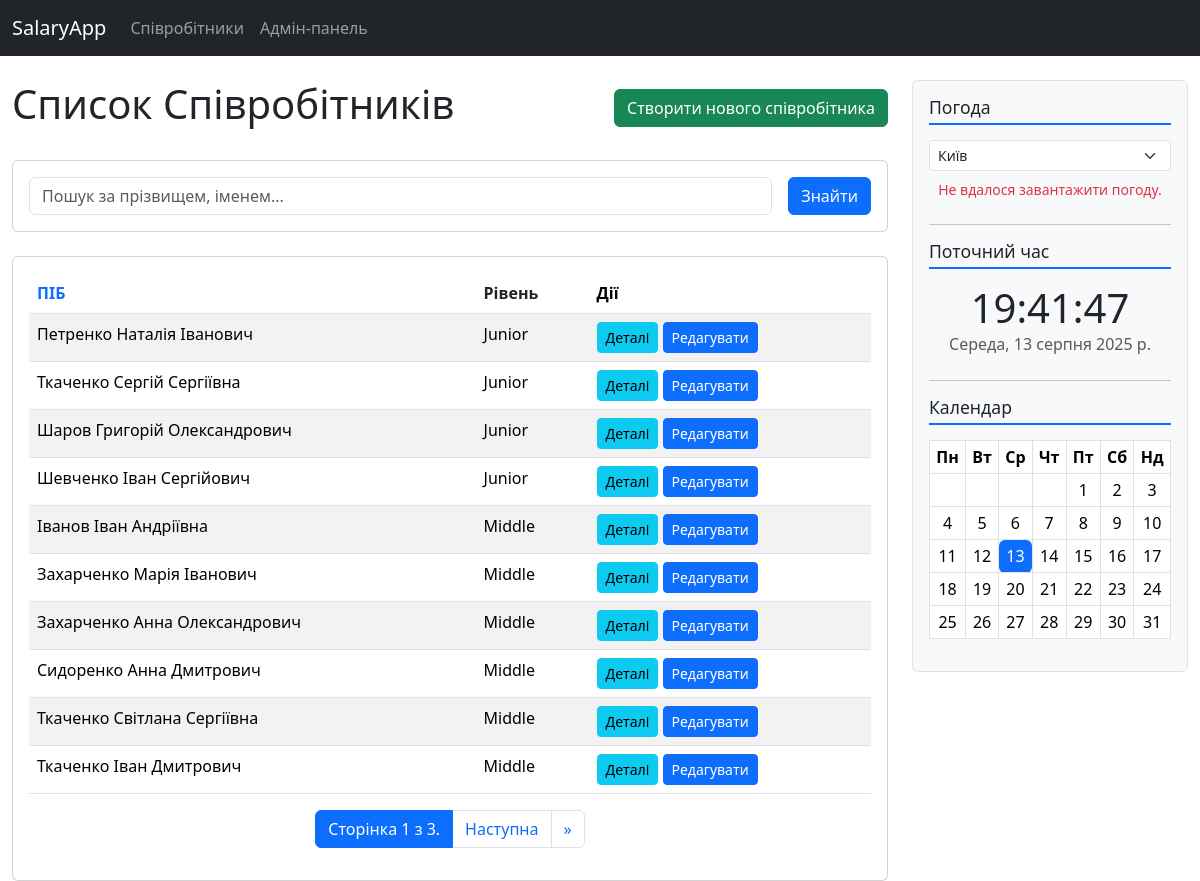
/employees/?sort=level&q=, run on the app's committed database.
### employees/models.py (models this page shows, shortened)
class Employee(models.Model):
    LEVEL_CHOICES = [
        ('JUN', 'Junior'),
        ('MID', 'Middle'),
        ('SEN', 'Senior'),
        ('LEAD', 'Team Lead'),
    ]
    first_name = models.CharField(max_length=100, verbose_name='Ім\'я')
    last_name = models.CharField(max_length=100, verbose_name='Прізвище')
    patronymic = models.CharField(max_length=100, blank=True, verbose_name='По-батькові')
    level = models.CharField(max_length=4, choices=LEVEL_CHOICES, verbose_name='Рівень')
    def get_full_name(self):
        return f"{self.last_name} {self.first_name} {self.patronymic}".strip()
    class Meta:
        verbose_name = 'Співробітник'
        verbose_name_plural = 'Співробітники'

### employees/views.py (the view)
# urls.py: path('', views.EmployeeListView.as_view(), name='employee-list'),
class EmployeeListView(ListView):
    model = Employee
    context_object_name = 'employees'
    template_name = 'employees/employee_list.html'
    paginate_by = 10  # Розбивка списку на сторінки
    def get_queryset(self):
        queryset = super().get_queryset()
        search_query = self.request.GET.get('q')
        if search_query:
            queryset = queryset.filter(
                Q(last_name__icontains=search_query) |
                Q(first_name__icontains=search_query) |
                Q(patronymic__icontains=search_query)
            )
        sort_by = self.request.GET.get('sort')
        if sort_by == 'level':
            queryset = queryset.annotate(
                level_order=Case(
                    When(level='JUN', then=Value(1)),
                    When(level='MID', then=Value(2)),
                    When(level='SEN', then=Value(3)),
                    When(level='LEAD', then=Value(4)),
                    default=Value(5), output_field=IntegerField(),
                )
            ).order_by('level_order', 'last_name')
        else:  # Сортування за замовчуванням
            queryset = queryset.order_by('last_name', 'first_name')
        return queryset
    def get_context_data(self, **kwargs):
        """Пагінація - розбиття великого списку елементів (наприклад, товарів, статей) на сторінки"""
        context = super().get_context_data(**kwargs)
        context['current_query'] = self.request.GET.get('q', '')
        context['current_sort'] = self.request.GET.get('sort', 'name')
        return context

### templates/employees/employee_list.html (shortened to what this page needs)
{% extends 'base.html' %}
{% load i18n %}
{% block content %}
<div class="d-flex justify-content-between align-items-center mb-4">
    <h1>Список Співробітників</h1>
    <a href="{% url 'employee-create' %}" class="btn btn-success">Створити нового співробітника</a>
</div>
<div class="card mb-4">
    <div class="card-body">
        <form method="get" action="{% url 'employee-list' %}" class="row g-3 align-items-center">
            <div class="col-auto flex-grow-1">
                <input type="text" name="q" class="form-control" placeholder="Пошук за прізвищем, іменем..." value="{{ current_query }}">
            </div>
            <div class="col-auto">
                <button type="submit" class="btn btn-primary">Знайти</button>
            </div>
        </form>
    </div>
</div>
<div class="card">
    <div class="card-body">
        <table class="table table-striped table-hover">
            <thead>
                <tr>
                    <th scope="col"><a href="?sort=name&q={{ current_query }}" class="text-decoration-none {% if current_sort == 'name' %}fw-bold text-dark{% endif %}">ПІБ</a></th>
                    <th scope="col"><a href="?sort=level&q={{ current_query }}" class="text-decoration-none {% if current_sort == 'level' %}fw-bold text-dark{% endif %}">Рівень</a></th>
                    <th scope="col">Дії</th>
                </tr>
            </thead>
            <tbody>
                {% for employee in employees %}
                    <tr>
                        <td>{{ employee.get_full_name }}</td>
                        <td>{{ employee.get_level_display }}</td>
                        <td>
                            <a href="{% url 'employee-detail' employee.pk %}" class="btn btn-sm btn-info">Деталі</a>
                            <a href="{% url 'employee-update' employee.pk %}" class="btn btn-sm btn-primary">Редагувати</a>
                        </td>
                    </tr>
                {% empty %}
                    <tr><td colspan="3" class="text-center">Співробітників за вашим запитом не знайдено.</td></tr>
                {% endfor %}
            </tbody>
        </table>
        {% if is_paginated %}
        <nav aria-label="Page navigation">
            <ul class="pagination justify-content-center">
                <li class="page-item active" aria-current="page"><span class="page-link">Сторінка {{ page_obj.number }} з {{ page_obj.paginator.num_pages }}.</span></li>
                {% if page_obj.has_next %}
                    <li class="page-item"><a class="page-link" href="?page={{ page_obj.next_page_number }}&sort={{ current_sort }}&q={{ current_query }}">Наступна</a></li>
                    <li class="page-item"><a class="page-link" href="?page={{ page_obj.paginator.num_pages }}&sort={{ current_sort }}&q={{ current_query }}">»</a></li>
                {% endif %}
            </ul>
        </nav>
        {% endif %}
    </div>
</div>
{% endblock %}

### data on the page
Employee: get_full_name "Петренко Наталія Іванович", level "Junior"
Employee: get_full_name "Ткаченко Сергій Сергіївна", level "Junior"
Employee: get_full_name "Шаров Григорій Олександрович", level "Junior"
Employee: get_full_name "Шевченко Іван Сергійович", level "Junior"
Employee: get_full_name "Іванов Іван Андріївна", level "Middle"
Employee: get_full_name "Захарченко Марія Іванович", level "Middle"
Employee: get_full_name "Захарченко Анна Олександрович", level "Middle"
Employee: get_full_name "Сидоренко Анна Дмитрович", level "Middle"
Employee: get_full_name "Ткаченко Світлана Сергіївна", level "Middle"
Employee: get_full_name "Ткаченко Іван Дмитрович", level "Middle"

### other printed values
{{ page_obj.number }} "1"
{{ page_obj.paginator.num_pages }} "3"
